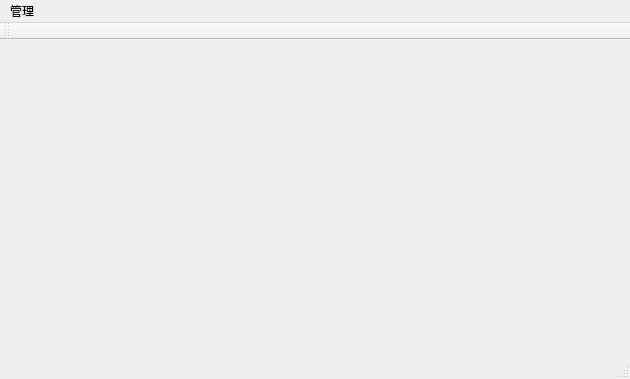
<?xml version="1.0" encoding="UTF-8"?>
<ui version="4.0">
 <class>MainWindow</class>
 <widget class="QMainWindow" name="MainWindow">
  <property name="geometry">
   <rect>
    <x>0</x>
    <y>0</y>
    <width>630</width>
    <height>379</height>
   </rect>
  </property>
  <property name="windowTitle">
   <string>MainWindow</string>
  </property>
  <widget class="QWidget" name="centralWidget"/>
  <widget class="QMenuBar" name="menuBar">
   <property name="geometry">
    <rect>
     <x>0</x>
     <y>0</y>
     <width>630</width>
     <height>23</height>
    </rect>
   </property>
   <widget class="QMenu" name="menuAdmin">
    <property name="title">
     <string>管理</string>
    </property>
    <addaction name="actionclose"/>
   </widget>
   <addaction name="menuAdmin"/>
  </widget>
  <widget class="QToolBar" name="mainToolBar">
   <attribute name="toolBarArea">
    <enum>TopToolBarArea</enum>
   </attribute>
   <attribute name="toolBarBreak">
    <bool>false</bool>
   </attribute>
  </widget>
  <widget class="QStatusBar" name="statusBar"/>
  <action name="actionclose">
   <property name="text">
    <string>关闭程序</string>
   </property>
   <property name="toolTip">
    <string>关闭程序</string>
   </property>
   <property name="shortcut">
    <string>Ctrl+E</string>
   </property>
  </action>
 </widget>
 <layoutdefault spacing="6" margin="11"/>
 <resources/>
 <connections/>
</ui>
